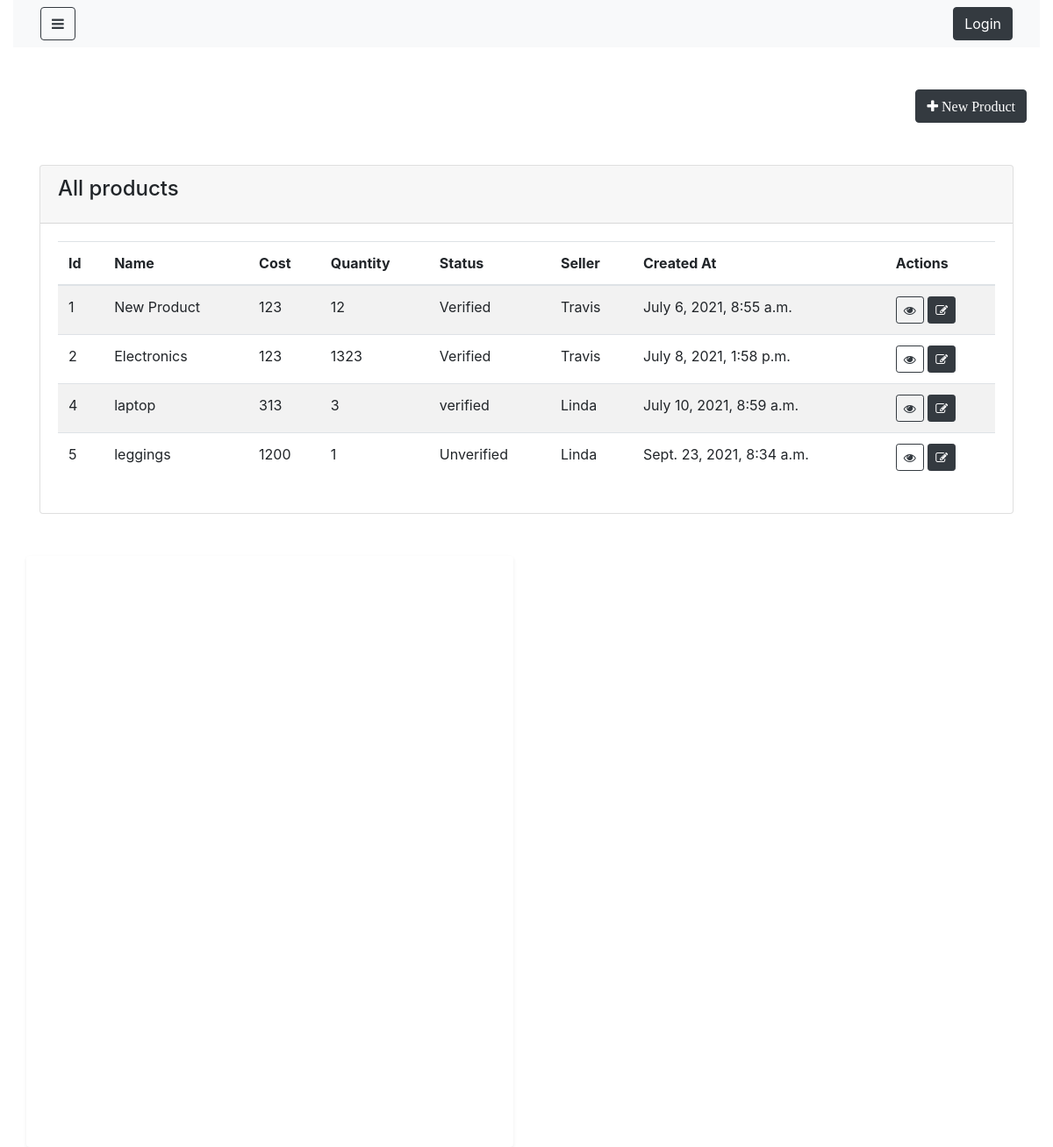
The app's page /products/, older data.
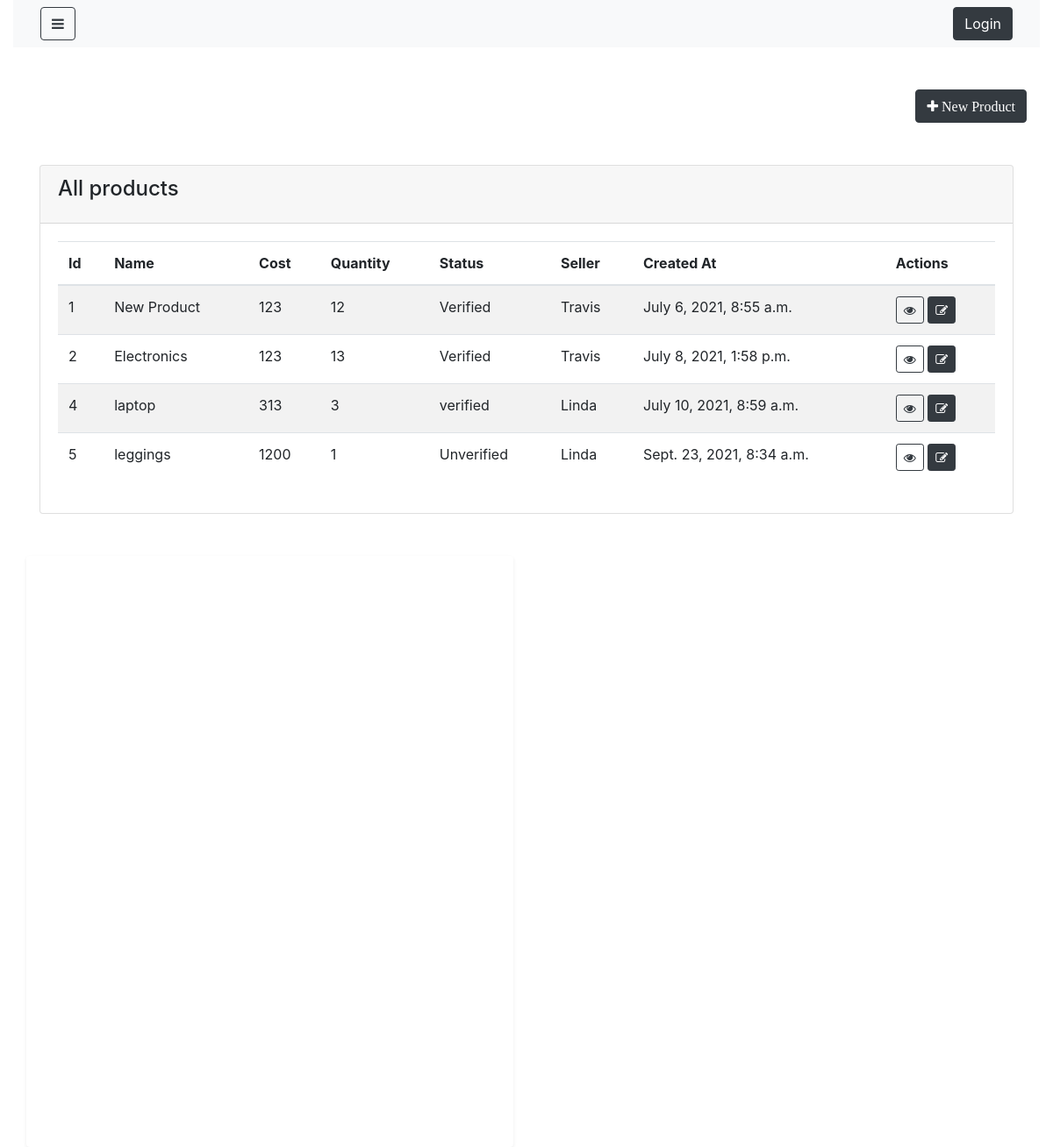
The same page, newer data.
### shop/models.py (models this page shows, shortened)
class Product(models.Model):
    name=models.CharField(max_length=100, null=False, blank=False)
    cost=models.IntegerField(null= False, blank= False)
    quantity=models.IntegerField(null= False, blank= False)
    description=models.TextField(null=False, blank=False)
    image=models.FileField(upload_to='images')
    featured=models.BooleanField(default=False)
    status=models.CharField(max_length=100, null=False, blank=True, default='Unverified')
    category_id=models.ForeignKey('category',on_delete=models.CASCADE,blank=True,null=True)
    seller_id=models.ForeignKey('seller',on_delete=models.CASCADE,blank=True,null=True)
    created_at=models.DateTimeField(auto_now_add=True)
    updated_at= models.DateTimeField(auto_now_add=True)

class Seller(models.Model):
    name=models.CharField(max_length=100, null=False, blank=False)
    email=models.CharField(max_length=100, null=False, blank=False)
    phone_number=models.IntegerField(null= True, blank= True)
    business_number=models.IntegerField(null= True, blank= True)
    status=models.CharField(max_length=100, null=False, blank=True, default='Unverified')
    external_url=models.CharField(max_length=100, null=True, blank=True)
    password=models.CharField(max_length=100, null=False, blank=False)
    created_at=models.DateTimeField(auto_now_add=True)
    updated_at= models.DateTimeField(auto_now_add=True)
    def __str__(self):
        return self.name

### shop/views.py (the view)
# urls.py: path('products/',ProductList.as_view(),name="Product"),
class ProductList(ListView):
    login_required= True
    model =Product
    template_name= "shop/admin/product_list.html"

### shop/templates/shop/admin/product_list.html (shortened to what this page needs)
{% extends 'shop/admin/layouts/admin_master.html' %}
{% block content %}
<div class="container">
    <div class="row my-5">
        <a href="{% url 'Product_create' %}" class="btn btn-dark ml-auto" >
            <i class ="fa fa-plus" aria-hidden="true"> New Product </i>
        </a>
    </div>
    <div class="row justify-content-center my-5">
        <div class="col-lg-12">
            <div class="card">
                <div class="card-header">
                    <h4 class="card-title">All products</h4>
                </div>
                <div class="card-body">
                    <table class="table table-striped table-hover">
                        <thead>
                            <tr>
                                <th>Id</th>
                                <th>Name</th>
                                <th>Cost</th>
                                <th>Quantity</th>
                                <th>Status</th>
                                <th>Seller</th>
                                <th>Created At</th>
                                <th>Actions</th>
                            </tr>
                        </thead>
                        <tbody>
                            {% for object in object_list %}
                               <tr>
                                   <td>{{object.id}}</td>
                                   <td>{{object.name}}</td>
                                   <td>{{object.cost}}</td>
                                   <td>{{object.quantity}}</td>
                                   <td>{{object.status}}</td>
                                   <td>{{object.seller_id}}</td>
                                   <td>{{object.created_at}}</td>
                                   <td>
                                    <a href="{% url 'product_detail' object.id %}"
                                    class="btn btn-outline-dark btn-sm">
                                     <i class="fa fa-eye"></i>
                                   </a>
                                       <a href="{% url 'product_update' object.id %}"
                                        class="btn btn-dark btn-sm">
                                         <i class="fa fa-edit"></i>
                                       </a>
                                   </td>
                               </tr>
                            {% endfor %}
                        </tbody>
                    </table>
                </div>
            </div>
        </div>
    </div>
</div>
<div class="col-lg-6 col-md-12 h-100 ">
    <div class="card h-100 border-0 shadow-sm">
        <div class="card-body h-100">
        </div>
        </div>
    </div>
</div>
{% endblock %}

Row changes from the older to the newer data that the page shows:
changed Product "Electronics": quantity "1323" → "13"
